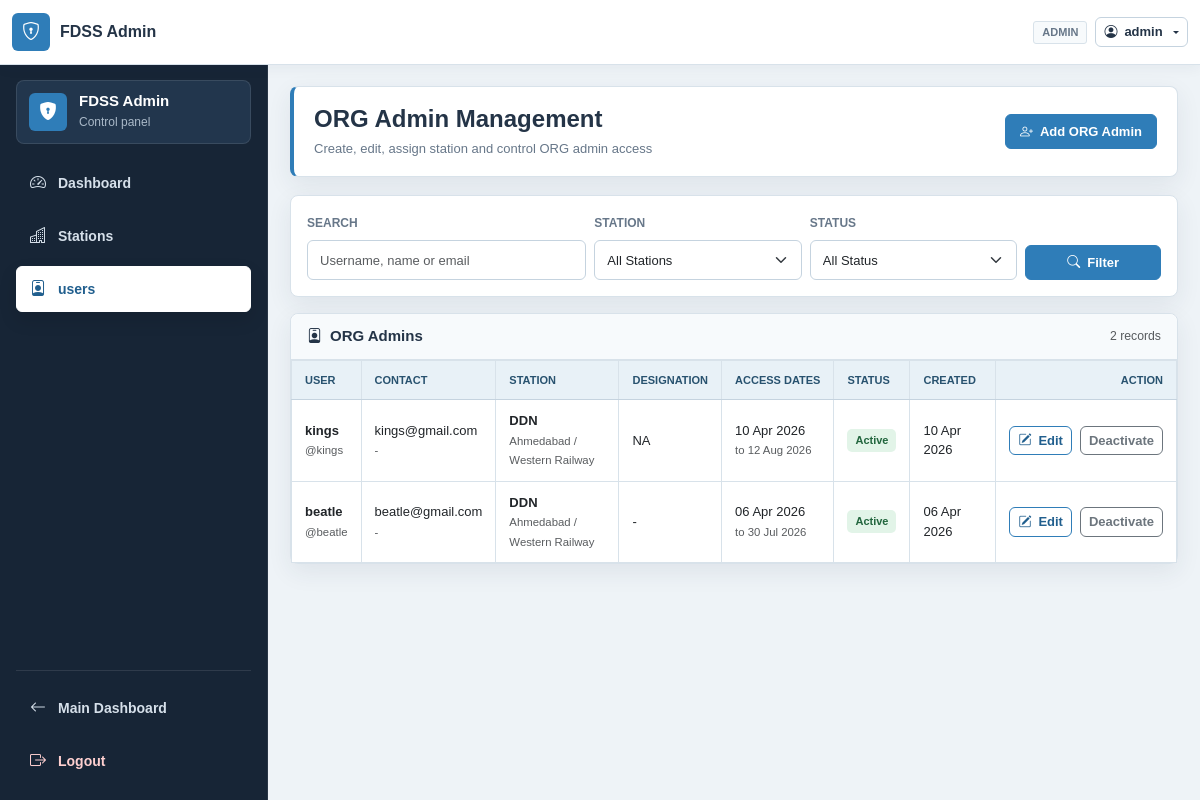
The page /admin/users.php (signed in) on the database its author committed.
### tables this page shows
CREATE TABLE `fdss_users` (
  `user_id` int(11) NOT NULL,
  `user_name` varchar(150) NOT NULL,
  `user_code` varchar(50) DEFAULT NULL,
  `username` varchar(100) NOT NULL,
  `email` varchar(150) NOT NULL,
  `password_hash` varchar(255) NOT NULL,
  `full_name` varchar(150) DEFAULT NULL,
  `phone` varchar(20) DEFAULT NULL,
  `designation` varchar(100) DEFAULT NULL,
  `address` text DEFAULT NULL,
  `role` enum('SUPER_ADMIN','ADMIN','ORG_ADMIN','ORG_USER','AUDITOR') NOT NULL DEFAULT 'ORG_ADMIN',
  `station_id` int(11) DEFAULT NULL,
  `start_date` date DEFAULT NULL,
  `end_date` date DEFAULT NULL,
  `status` enum('Active','Inactive') DEFAULT 'Active',
  `created_by_user_id` int(11) DEFAULT NULL,
  `created_at` timestamp NULL DEFAULT current_timestamp(),
  `updated_at` timestamp NULL DEFAULT current_timestamp() ON UPDATE current_timestamp()
);

CREATE TABLE `fdss_stations` (
  `station_id` int(11) NOT NULL,
  `station_name` varchar(120) NOT NULL,
  `division_id` int(11) NOT NULL,
  `status` enum('Active','Inactive') DEFAULT 'Active',
  `created_at` timestamp NULL DEFAULT current_timestamp(),
  `updated_at` timestamp NULL DEFAULT current_timestamp() ON UPDATE current_timestamp()
);

CREATE TABLE `fdss_divisions` (
  `division_id` int(11) NOT NULL,
  `division_name` varchar(120) NOT NULL,
  `zone_id` int(11) NOT NULL,
  `status` varchar(255) DEFAULT NULL,
  `created_at` timestamp NULL DEFAULT current_timestamp(),
  `updated_at` timestamp NULL DEFAULT current_timestamp() ON UPDATE current_timestamp()
);

CREATE TABLE `fdss_zones` (
  `zone_id` int(11) NOT NULL,
  `zone_name` varchar(100) NOT NULL,
  `status` varchar(255) DEFAULT NULL,
  `created_at` timestamp NULL DEFAULT current_timestamp(),
  `updated_at` timestamp NULL DEFAULT current_timestamp() ON UPDATE current_timestamp()
);

### admin/_auth.php (called while the page is built, shortened)
<?php
function e($value)
{
    return htmlspecialchars((string) $value, ENT_QUOTES, 'UTF-8');
}

### admin/users.php (the view, shortened to what this page needs)
<?php
require_once __DIR__ . '/_auth.php';
$search = trim($_GET['search'] ?? '');
$where = "WHERE u.role = 'ORG_ADMIN'";
$users = [];
$query = "SELECT
            u.user_id,
            u.user_name,
            u.username,
            u.email,
            u.phone,
            u.designation,
            u.station_id,
            u.start_date,
            u.end_date,
            u.role,
            u.status,
            u.created_at,
            st.station_name,
            d.division_name,
            z.zone_name
        FROM fdss_users u
        LEFT JOIN fdss_stations st ON st.station_id = u.station_id
        LEFT JOIN fdss_divisions d ON d.division_id = st.division_id
        LEFT JOIN fdss_zones z ON z.zone_id = d.zone_id
        $where
        ORDER BY u.created_at DESC";
$stmt = $conn->prepare($query);
if ($stmt) {
    $stmt->execute();
    $result = $stmt->get_result();
    while ($row = $result->fetch_assoc()) {
        $users[] = $row;
    }
}
?>
<!DOCTYPE html>
<html lang="en">
<head>
    <link href="https://cdnjs.cloudflare.com/ajax/libs/bootstrap/5.3.0/css/bootstrap.min.css" rel="stylesheet">
    <link href="https://cdnjs.cloudflare.com/ajax/libs/bootstrap-icons/1.11.0/font/bootstrap-icons.min.css" rel="stylesheet">
    <link href="../assets/css/styles.css" rel="stylesheet">
</head>
<body class="admin-page-body">
<?php include __DIR__ . '/navbar.php'; ?>
<div class="admin-shell">
    <?php include __DIR__ . '/_sidebar.php'; ?>
    <main class="admin-main">
        <div class="page-header">
            <div>
                <h1>ORG Admin Management</h1>
                <p class="page-header-subtitle">Create, edit, assign station and control ORG admin access</p>
            </div>
            <div class="page-header-actions">
                <button class="btn btn-primary" data-bs-toggle="modal" data-bs-target="#addUserModal">
                    <i class="bi bi-person-plus"></i> Add ORG Admin
                </button>
            </div>
        </div>
        <div class="content-card">
            <div class="card-body">
                <form method="GET" class="row g-2 align-items-end">
                    <div class="col-lg-4">
                        <label class="form-label">Search</label>
                        <input type="text" class="form-control" name="search" value="<?php echo e($search); ?>" placeholder="Username, name or email">
                    </div>
                    <div class="col-lg-3">
                        <label class="form-label">Station</label>
                        <select class="form-select" name="station_id">
                            <option value="all">All Stations</option>
                        </select>
                    </div>
                    <div class="col-lg-3">
                        <label class="form-label">Status</label>
                        <select class="form-select" name="status">
                            <option value="all">All Status</option>
                        </select>
                    </div>
                    <div class="col-lg-2">
                        <button class="btn btn-primary w-100" type="submit"><i class="bi bi-search"></i> Filter</button>
                    </div>
                </form>
            </div>
        </div>
        <div class="content-card">
            <div class="card-header d-flex justify-content-between align-items-center">
                <h5><i class="bi bi-person-badge"></i> ORG Admins</h5>
                <span class="text-muted small"><?php echo count($users); ?> records</span>
            </div>
            <div class="card-body p-0">
                <div class="table-responsive">
                    <table class="table table-hover mb-0">
                        <thead class="table-light">
                        <tr>
                            <th>User</th>
                            <th>Contact</th>
                            <th>Station</th>
                            <th>Designation</th>
                            <th>Access Dates</th>
                            <th>Status</th>
                            <th>Created</th>
                            <th class="text-end">Action</th>
                        </tr>
                        </thead>
                        <tbody>
                        <?php if (empty($users)): ?>
                            <tr><td colspan="8" class="text-center text-muted py-4">No ORG admins found.</td></tr>
                        <?php else: ?>
                            <?php foreach ($users as $user): ?>
                                <?php $next_status = $user['status'] === 'Active' ? 'Inactive' : 'Active'; ?>
                                <tr>
                                    <td>
                                        <strong><?php echo e($user['user_name']); ?></strong><br>
                                        <span class="text-muted small">@<?php echo e($user['username']); ?></span>
                                    </td>
                                    <td>
                                        <?php echo e($user['email']); ?><br>
                                        <span class="text-muted small"><?php echo e($user['phone'] ?: '-'); ?></span>
                                    </td>
                                    <td>
                                        <strong><?php echo e($user['station_name'] ?: '-'); ?></strong><br>
                                        <span class="text-muted small">
                                            <?php echo e(trim(($user['division_name'] ?: '-') . ' / ' . ($user['zone_name'] ?: '-'))); ?>
                                        </span>
                                    </td>
                                    <td><?php echo e($user['designation'] ?: '-'); ?></td>
                                    <td>
                                        <?php echo e($user['start_date'] ? date('d M Y', strtotime($user['start_date'])) : '-'); ?><br>
                                        <span class="text-muted small">to <?php echo e($user['end_date'] ? date('d M Y', strtotime($user['end_date'])) : '-'); ?></span>
                                    </td>
                                    <td>
                                        <span class="badge <?php echo $user['status'] === 'Active' ? 'text-bg-success' : 'text-bg-secondary'; ?>">
                                            <?php echo e($user['status']); ?>
                                        </span>
                                    </td>
                                    <td><?php echo e(date('d M Y', strtotime($user['created_at']))); ?></td>
                                    <td class="text-end">
                                        <div class="d-inline-flex gap-2">
                                            <button class="btn btn-sm btn-outline-primary" type="button" data-bs-toggle="modal" data-bs-target="#editUserModal<?php echo e($user['user_id']); ?>">
                                                <i class="bi bi-pencil-square"></i> Edit
                                            </button>
                                            <form method="POST" class="d-inline">
                                                <button class="btn btn-sm btn-outline-secondary" type="submit">
                                                    <?php echo $next_status === 'Active' ? 'Activate' : 'Deactivate'; ?>
                                                </button>
                                            </form>
                                        </div>
                                    </td>
                                </tr>
                            <?php endforeach; ?>
                        <?php endif; ?>
                        </tbody>
                    </table>
                </div>
            </div>
        </div>
    </main>
</div>
</body>
</html>

### assets/css/styles.css (style rules this page uses)
body { margin:0; padding:0; overflow-x:hidden; background:#f5f7fa; font-family:Arial,sans-serif; font-size:14px; color:#2c3e50; }
body { padding-top:56px; }
.page-header { background:#fff; border:1px solid #d9e1e8; border-left:4px solid #6faed6; padding:14px 16px; margin-bottom:16px; display:flex; justify-content:space-between; align-items:center; }
.page-header h1 { margin:0; font-size:22px; font-weight:700; color:#2c3e50; }
.page-header-subtitle { margin-top:4px; font-size:13px; color:#6c7a86; }
.btn-primary { background:#6faed6; border:1px solid #5b9ac2; color:#fff; border-radius:3px; padding:7px 14px; font-size:13px; }
.content-card { background:#fff; border:1px solid #dbe4eb; margin-bottom:16px; }
.card-header { background:#f7f9fb; border-bottom:1px solid #dbe4eb; padding:10px 14px; }
.card-header h5 { margin:0; font-size:14px; font-weight:700; color:#2c3e50; }
.card-body { padding:14px; }
.table { width:100%; border-collapse:collapse; font-size:12px; }
.table thead th { background:#d9ebf7; color:#1f4e6b; border:1px solid #c9ddea; font-weight:700; }
.table td, .table th { padding:8px 10px; border:1px solid #dde5ec; }
.badge { padding:5px 8px; border-radius:3px; font-size:11px; }

### admin/_styles.php (style rules this page uses)
:root { --admin-bg:#eef3f7; --admin-panel:#ffffff; --admin-panel-soft:#f7fafc; --admin-ink:#243447; --admin-muted:#677789; --admin-line:#d8e2ea; --admin-line-strong:#c5d3df; --admin-primary:#2f7db8; --admin-primary-dark:#215f8e; --admin-teal:#188b86; --admin-amber:#b77616; --admin-red:#bb4a4a; --admin-sidebar:#172536; --admin-sidebar-soft:#22364d; --admin-shadow:0 8px 24px rgba(33,54,75,.08); }
body.admin-page-body { background:var(--admin-bg); color:var(--admin-ink); font-family:Arial,sans-serif; padding-top:64px; }
.admin-shell { display:flex; min-height:calc(100vh - 64px); }
.admin-main { margin-left:268px; width:calc(100% - 268px); padding:22px; }
.admin-main .page-header { background:var(--admin-panel); border:1px solid var(--admin-line); border-left:4px solid var(--admin-primary); border-radius:8px; box-shadow:var(--admin-shadow); padding:18px 20px; margin-bottom:18px; display:flex; justify-content:space-between; align-items:center; gap:16px; }
.admin-main .page-header h1 { margin:0; color:var(--admin-ink); font-size:24px; font-weight:800; letter-spacing:0; }
.admin-main .page-header-subtitle { margin:5px 0 0; color:var(--admin-muted); font-size:13px; }
.admin-main .page-header-actions { display:flex; align-items:center; gap:10px; flex-wrap:wrap; }
.admin-main .content-card, .admin-action-card, .admin-stat { background:var(--admin-panel); border:1px solid var(--admin-line); border-radius:8px; box-shadow:var(--admin-shadow); margin-bottom:16px; }
.admin-main .content-card .card-header { background:var(--admin-panel-soft); border-bottom:1px solid var(--admin-line); border-radius:8px 8px 0 0; padding:13px 16px; }
.admin-main .content-card .card-header h5 { margin:0; color:var(--admin-ink); font-size:15px; font-weight:800; display:flex; align-items:center; gap:8px; }
.admin-main .content-card .card-body { padding:16px; }
.admin-main .form-label { color:var(--admin-muted); font-size:12px; font-weight:800; text-transform:uppercase; }
.admin-main .form-control, .admin-main .form-select { min-height:40px; border-color:var(--admin-line-strong); border-radius:6px; font-size:13px; }
.admin-main .btn, .admin-topbar .btn { border-radius:6px; font-size:13px; font-weight:700; display:inline-flex; align-items:center; justify-content:center; gap:7px; white-space:nowrap; }
.admin-main .btn-primary { background:var(--admin-primary); border-color:var(--admin-primary); }
.admin-main .btn-outline-primary { color:var(--admin-primary-dark); border-color:var(--admin-primary); }
.admin-main .table { margin:0; color:var(--admin-ink); font-size:13px; }
.admin-main .table thead th { background:#e8f1f7; color:#28526f; border-bottom:1px solid var(--admin-line-strong); font-size:11px; font-weight:800; text-transform:uppercase; white-space:nowrap; }
.admin-main .table td, .admin-main .table th { padding:11px 13px; vertical-align:middle; border-color:var(--admin-line); }
.admin-main .badge { border-radius:5px; padding:6px 8px; font-size:11px; font-weight:800; }
.admin-main .text-bg-success { background:#e2f4e8 !important; color:#22663e !important; }

### rows shown on the page
fdss_users: user_name "kings", username "kings", email "kings@gmail.com", phone "-", station.station_name "DDN", fdss_divisions.division_name "Ahmedabad / Western Railway", designation "NA", start_date "10 Apr 2026", end_date "12 Aug 2026", status "Active", created_at "10 Apr 2026", shows "Deactivate"
fdss_users: user_name "beatle", username "beatle", email "beatle@gmail.com", phone "-", station.station_name "DDN", fdss_divisions.division_name "Ahmedabad / Western Railway", designation "-", start_date "06 Apr 2026", end_date "30 Jul 2026", status "Active", created_at "06 Apr 2026", shows "Deactivate"

### other values the page prints
$_SESSION['role'] "ADMIN"
$_SESSION['username'] "admin"
count($users) "2"
